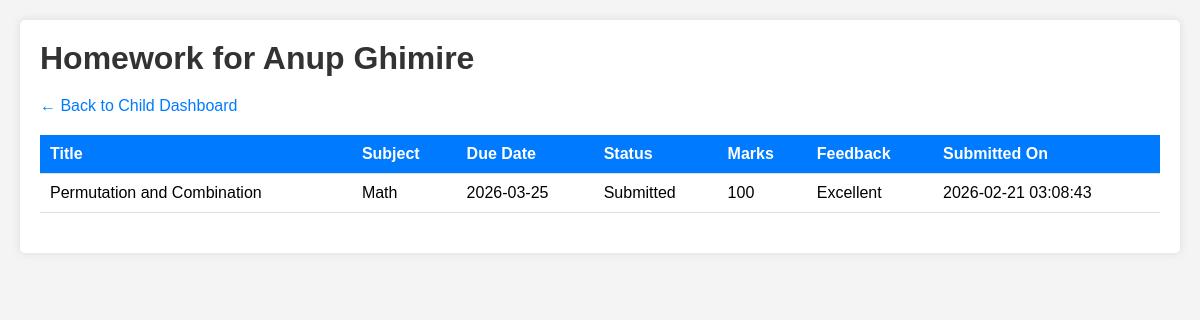
The page /parent/child_homework.php?student_id=2 (signed in) on the database its author committed.
### tables this page shows
CREATE TABLE `students` (
  `id` int(11) NOT NULL,
  `student_id` varchar(20) NOT NULL,
  `name` varchar(100) NOT NULL,
  `email` varchar(100) DEFAULT NULL,
  `phone` varchar(15) DEFAULT NULL,
  `class` varchar(10) NOT NULL,
  `section` varchar(5) DEFAULT NULL,
  `roll_no` int(11) DEFAULT NULL,
  `address` text DEFAULT NULL,
  `password` varchar(255) NOT NULL,
  `created_at` timestamp NOT NULL DEFAULT current_timestamp()
);

CREATE TABLE `homework` (
  `id` int(11) NOT NULL,
  `teacher_id` int(11) NOT NULL,
  `class` varchar(10) NOT NULL,
  `section` varchar(5) DEFAULT NULL,
  `subject_id` int(11) NOT NULL,
  `title` varchar(200) NOT NULL,
  `description` text DEFAULT NULL,
  `due_date` date NOT NULL,
  `created_at` timestamp NOT NULL DEFAULT current_timestamp()
);

CREATE TABLE `subjects` (
  `id` int(11) NOT NULL,
  `subject_name` varchar(100) NOT NULL
);

CREATE TABLE `homework_submissions` (
  `id` int(11) NOT NULL,
  `homework_id` int(11) NOT NULL,
  `student_id` int(11) NOT NULL,
  `submission_text` text DEFAULT NULL,
  `file_path` varchar(255) DEFAULT NULL,
  `submitted_at` timestamp NOT NULL DEFAULT current_timestamp(),
  `marks` int(11) DEFAULT NULL,
  `feedback` text DEFAULT NULL
);

### parent/child_homework.php (the view, shortened to what this page needs)
<?php
include '../config.php';
$student_id = isset($_GET['student_id']) ? intval($_GET['student_id']) : 0;
$student_sql = "SELECT name, class, section FROM students WHERE id = $student_id";
$student_res = mysqli_query($conn, $student_sql);
$student = mysqli_fetch_assoc($student_res);
$class = $student['class'];
$section = $student['section'];
$homework_sql = "SELECT h.*, s.subject_name
                 FROM homework h
                 JOIN subjects s ON h.subject_id = s.id
                 WHERE h.class = '$class' AND h.section = '$section'
                 ORDER BY h.due_date DESC";
$homework_res = mysqli_query($conn, $homework_sql);
$submissions_sql = "SELECT homework_id, marks, feedback, submission_text, file_path, submitted_at
                    FROM homework_submissions WHERE student_id = $student_id";
$submissions_res = mysqli_query($conn, $submissions_sql);
$submissions = [];
while ($sub = mysqli_fetch_assoc($submissions_res)) {
    $submissions[$sub['homework_id']] = $sub;
}
?>
<!DOCTYPE html>
<html>
<head>
    <link rel="stylesheet" href="../css/style.css">
</head>
<body>
    <div class="container">
        <h1>Homework for <?php echo $student['name']; ?></h1>
        <p><a href="view_child.php?student_id=<?php echo $student_id; ?>">← Back to Child Dashboard</a></p>
        <?php if (mysqli_num_rows($homework_res) == 0): ?>
            <p>No homework assigned.</p>
        <?php else: ?>
            <table>
                <tr>
                    <th>Title</th>
                    <th>Subject</th>
                    <th>Due Date</th>
                    <th>Status</th>
                    <th>Marks</th>
                    <th>Feedback</th>
                    <th>Submitted On</th>
                </tr>
                <?php while ($hw = mysqli_fetch_assoc($homework_res)):
                    $sub = isset($submissions[$hw['id']]) ? $submissions[$hw['id']] : null;
                    $status = $sub ? 'Submitted' : 'Pending';
                ?>
                <tr>
                    <td><?php echo $hw['title']; ?></td>
                    <td><?php echo $hw['subject_name']; ?></td>
                    <td><?php echo $hw['due_date']; ?></td>
                    <td><?php echo $status; ?></td>
                    <td><?php echo $sub ? $sub['marks'] : '-'; ?></td>
                    <td><?php echo $sub ? $sub['feedback'] : '-'; ?></td>
                    <td><?php echo $sub ? $sub['submitted_at'] : '-'; ?></td>
                </tr>
                <?php endwhile; ?>
            </table>
        <?php endif; ?>
    </div>
</body>
</html>

### css/style.css (style rules this page uses)
* { margin: 0; padding: 0; box-sizing: border-box; }
body { font-family: Arial, sans-serif; background: #f4f4f4; padding: 20px; }
.container { max-width: 1200px; margin: 0 auto; background: white; padding: 20px; border-radius: 5px; box-shadow: 0 0 10px rgba(0,0,0,0.1); }
h1, h2, h3 { color: #333; margin-bottom: 20px; }
table { width: 100%; border-collapse: collapse; margin: 20px 0; }
th, td { padding: 10px; text-align: left; border-bottom: 1px solid #ddd; }
th { background: #007bff; color: white; }
a { color: #007bff; text-decoration: none; }

### rows shown on the page
students: name "Anup Ghimire"
homework: title "Permutation and Combination", subject.subject_name "Math", due_date "2026-03-25", id "Submitted", id.marks "100", id.feedback "Excellent", id.submitted_at "2026-02-21 03:08:43"
